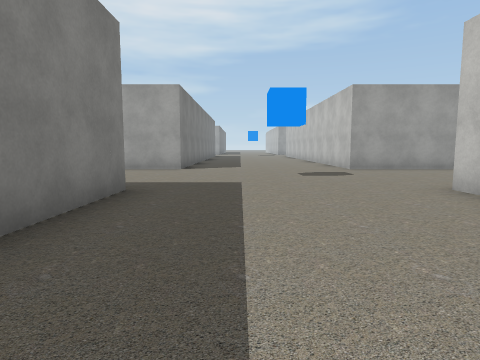
view 1 (above)

24 first-person views from a walk through a 3-D level made in the Unity game engine. The camera is 1.3 m above the floor, tilts 6° down and sees 75° across. The floor is counted in squares, 2 m on a side. Each view is taken from the middle of a square. On the plan, view 1 faces up. The plan holds only what a view shows up to about 10 squares ahead; the rest is blank. The place goes on beyond the plan. Some surface patterns are stand-ins.

view 2
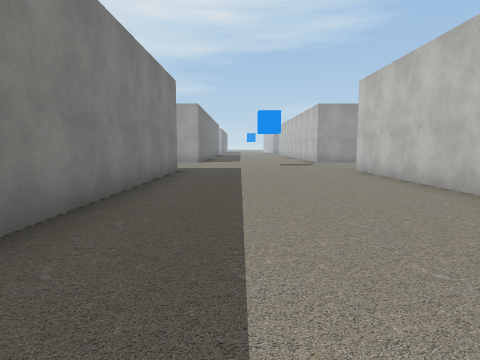

view 3
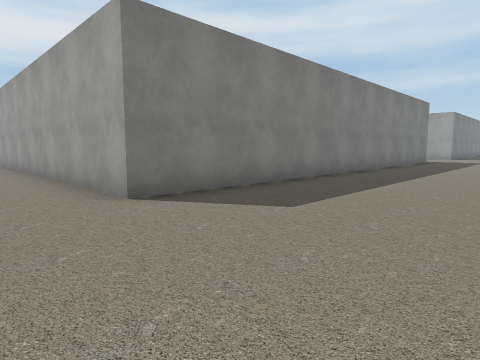

view 4
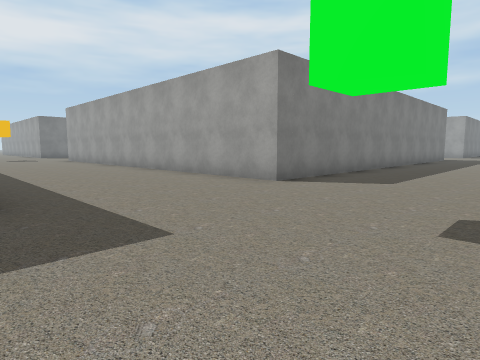

view 5
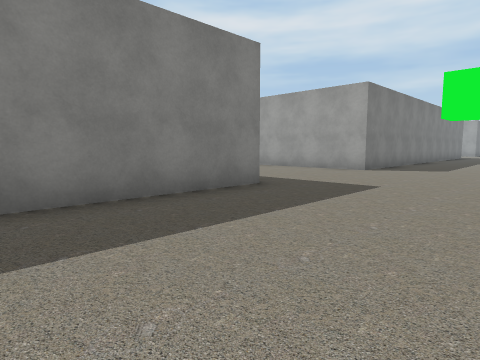

view 6
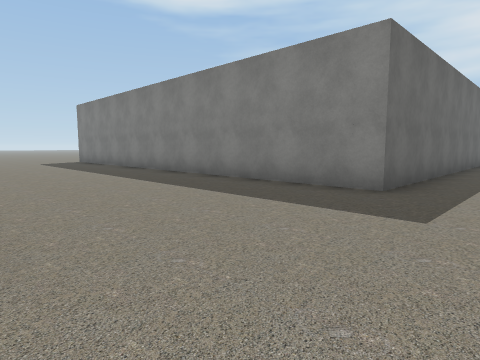

view 7
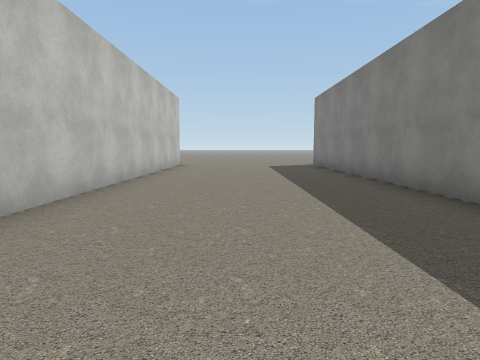

view 8
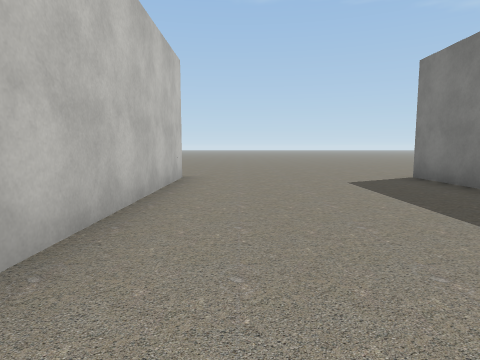

view 9
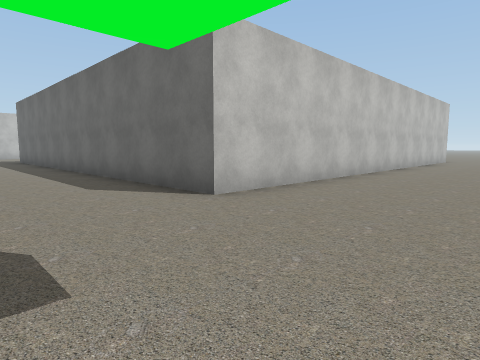

view 10
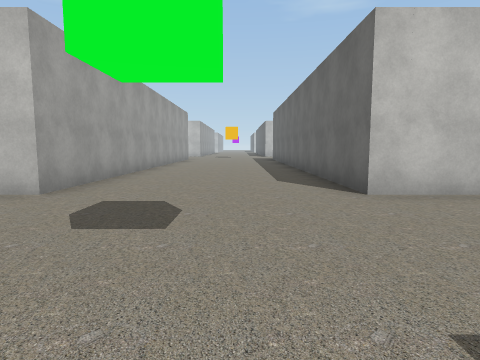

view 11
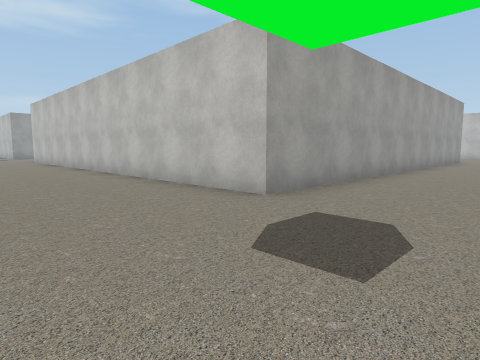

view 12
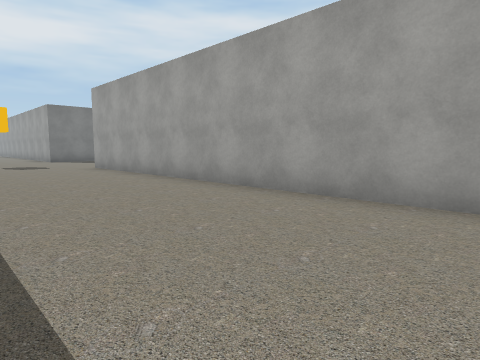

view 13
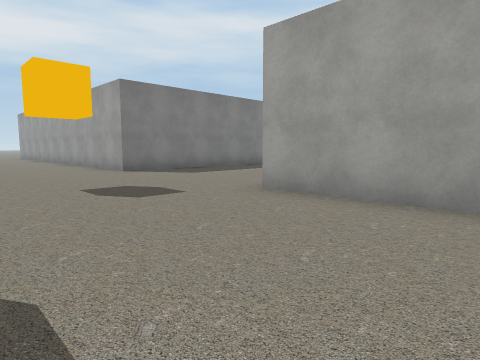

view 14
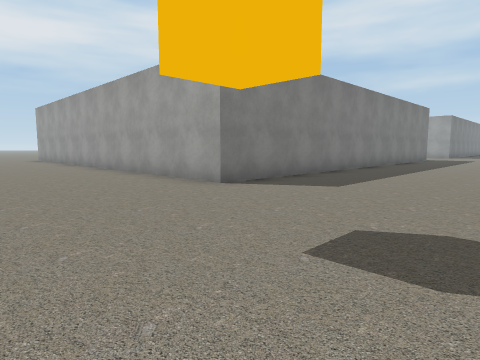

view 15
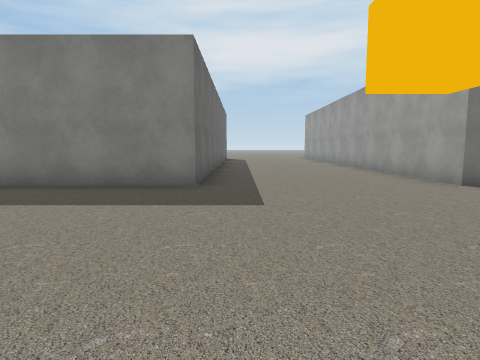

view 16
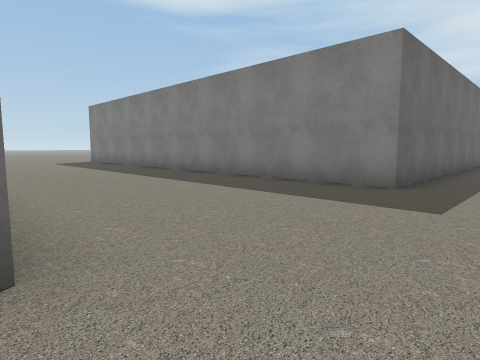

view 17
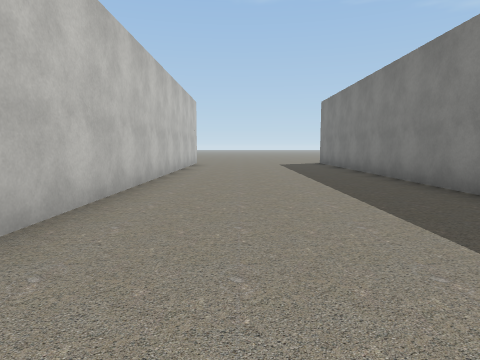

view 18
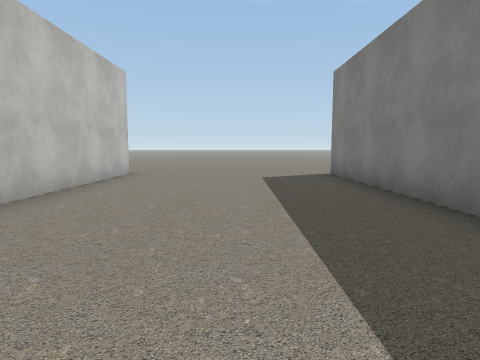

view 19
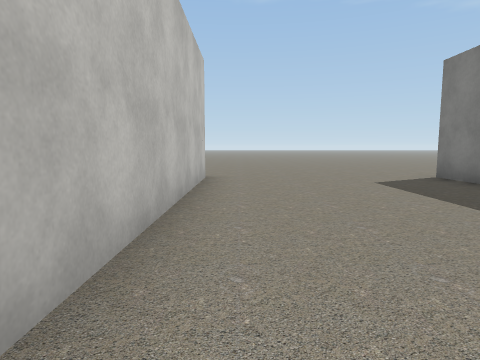

view 20
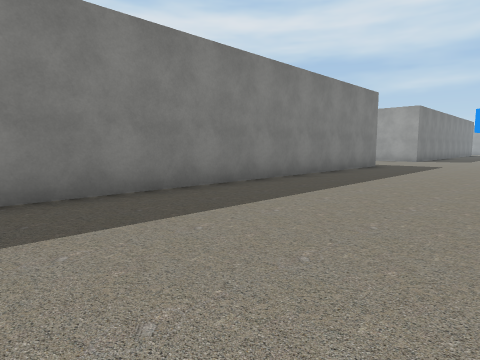

view 21
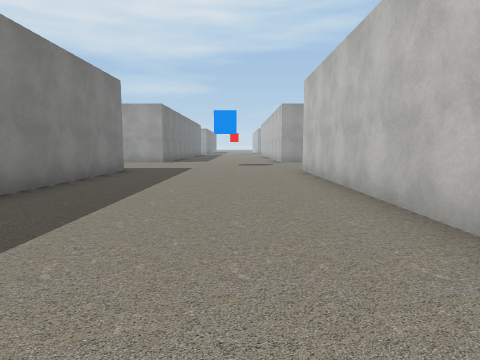

view 22
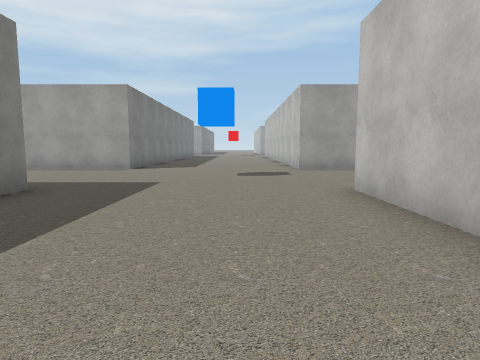

view 23
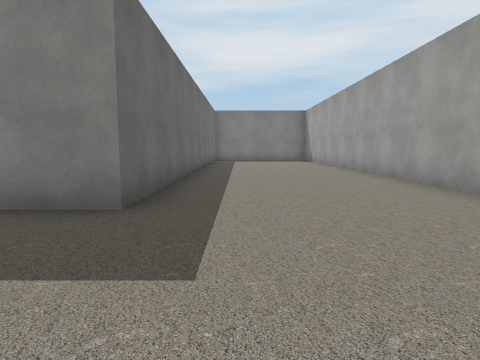

view 24
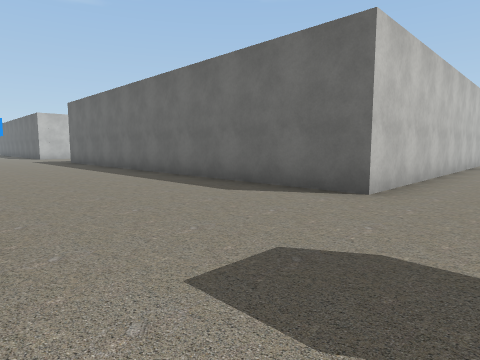

### Floor plan
Points are (right, up) in squares from view 1. A wall is a line through its corners. A room is listed if a view was taken in it or the views show most of it. See-through windows are left out.
Room 1 (views 1, 2, 3, 4, 5, 6, 7, 8, 9, 10, 11, 12, 13, 14, 15, 16, 17, 18, 19, 20, 21, 22, 23, 24)
walls: (-9.5, -12.8) (-1.7, -12.8) (-1.7, -25.8); (-14.3, -3.5) (-14.3, 4.7) (-6, 4.7); (-1.7, 4.8) (-1.7, -8.2) (-14.2, -8.2); (-14.3, -25.8) (-14.3, -15.1); (-26.5, -12.8) (-19.2, -12.8) (-19.2, -25.8); (9.5, -8.2) (3.2, -8.2) (3.2, 4.8); (-12.5, 9.3) (-14.3, 9.3) (-14.3, 10); (-1.7, 10.1) (-1.7, 9.3) (-3.5, 9.3); (3.2, -25.8) (3.2, -12.8) (9.5, -12.8); (-19.2, 10.1) (-19.2, 9.3) (-26.1, 9.3); (-26, 4.7) (-19.2, 4.7) (-19.2, -8.2) (-25.5, -8.2); (6.4, 9.3) (3.2, 9.3) (3.2, 10.1)

Where each view was taken, in squares from view 1:
view 1: 0 up, 0 right, facing up
view 2: 4 down, 0 right, facing up
view 3: 10 down, 2 right, facing up-left
view 4: 13 down, 2 right, facing up-left
view 5: 17 down, 2 right, facing up-left
view 6: 11 down, 3 right, facing down-left
view 7: 14 down, 1 right, facing down
view 8: 19 down, 2 right, facing down
view 9: 10 down, 0 right, facing down-right
view 10: 11 down, 1 left, facing right
view 11: 11 down, 0 right, facing up-right
view 12: 12 down, 4 left, facing up-left
view 13: 12 down, 11 left, facing up-left
view 14: 12 down, 15 left, facing up-left
view 15: 12 down, 14 left, facing left
view 16: 11 down, 14 left, facing down-left
view 17: 13 down, 16 left, facing down
view 18: 18 down, 17 left, facing down
view 19: 19 down, 15 left, facing down
view 20: 6 down, 15 left, facing up-left
view 21: 4 down, 16 left, facing up
view 22: 0 up, 16 left, facing up
view 23: 6 up, 16 left, facing left
view 24: 9 up, 16 left, facing down-right
